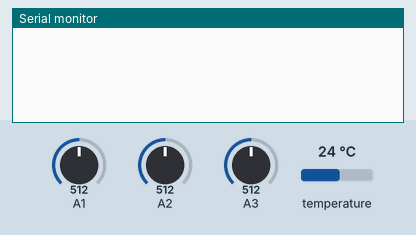
Recording of a sketch running on a simulated Arduino Uno, built with avr-gcc and run on an emulated ATmega328P. Shown: the last lines printed to the serial monitor. The inputs (shaded band) are chosen by the test bench; at power-on: A1 = 512, A2 = 512, A3 = 512, temperature 24 °C.

Above: at 2.2 s.
2.3 s: A1 set to 716
At 5.0 s:
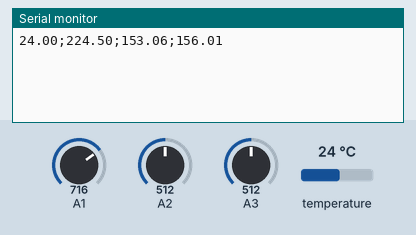
5.7 s: A2 set to 716
7.2 s: A3 set to 716
At 8.4 s:
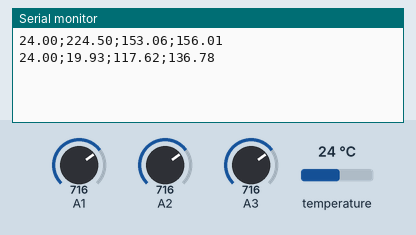
8.7 s: A1 set to 992
10.2 s: A2 set to 992
At 11.1 s:
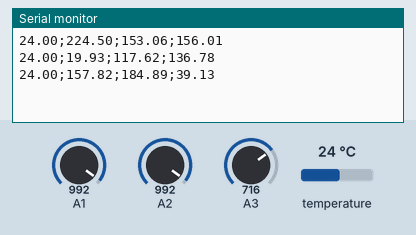
11.7 s: A3 set to 992
At 14.0 s:
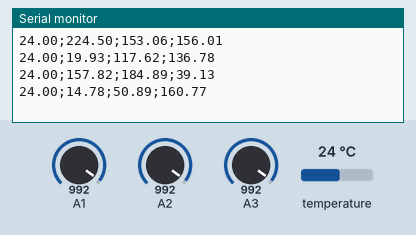
Timing chart, 0 to 14.2 s (numbered marks = the images above; inputs shaded):
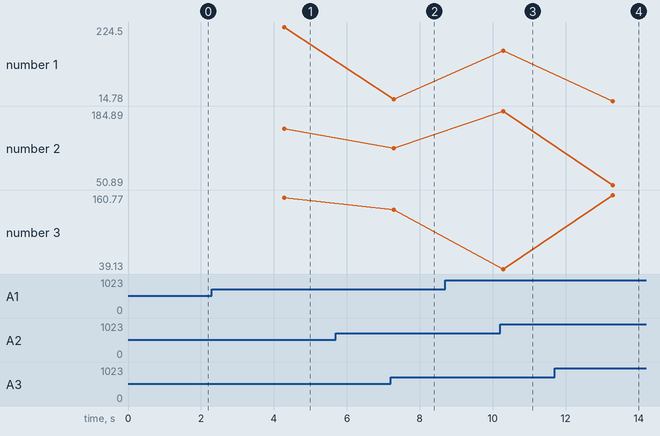

Measured:
- after the input at 2.3 s, the serial monitor: prints a new line after 2.0 s (image 1)
- after the input at 7.2 s, the serial monitor: prints a new line after 0.09 s (image 2)
- after the input at 10.2 s, the serial monitor: prints a new line after 0.09 s (image 3)
- after the input at 11.7 s, the serial monitor: prints a new line after 1.6 s (image 4)
- plotted number 2: 117.62 → 184.89 after the input at 10.2 s
- plotted number 3: 156.01 → 136.78 after the input at 7.2 s, 39.13 → 160.77 after the input at 11.7 s

The sketch:

DataCenterMonitor.ino
```cpp
#include <Filters.h>
#include <DallasTemperature.h>
#include <Wire.h>

#define ONE_WIRE_BUS A0 // Pin ADC Sensor de temperatura
#define STABLE_TIMES 5  // Tiempos para estabilización del sensor

/* Sensor de temperatura */
OneWire oneWire(ONE_WIRE_BUS);
DallasTemperature sensor(&oneWire);

float temperature = 0;
/********************************************************************/

/* Sensores de voltaje por cada una de las fases: R, S y T */
float testFrequency = 60;
float windowLength = 40.0/testFrequency;
float intercept = -0.04;
float slope = 0.0505;

int sensor_r = 0;
int sensor_s = 0;
int sensor_t = 0;

float voltage_r = 0;
float voltage_s = 0;
float voltage_t = 0;

int count = 5;  // Intentos hasta que cada sensor de voltaje estabilice


unsigned long printPeriod = 500; // Tasa de refresco (ms)
unsigned long previousMillis = 0;

// Leer Temperatura
float getTemperature(){
  sensor.requestTemperatures();
  return sensor.getTempCByIndex(0);
}

void setup() {
  Serial.begin(9600);
  //Serial.println("Calibrando ..."); Solo para depuración
  delay(1000);
  sensor.begin();
}


void loop() {
  count = STABLE_TIMES;
  temperature = getTemperature();
  RunningStatistics inputStats_r, inputStats_s, inputStats_t;
  inputStats_r.setWindowSecs( windowLength );
  inputStats_s.setWindowSecs( windowLength );
  inputStats_t.setWindowSecs( windowLength );

  while( true ) {
    sensor_r = analogRead(A1);
    sensor_s = analogRead(A2);
    sensor_t = analogRead(A3);
    inputStats_r.input(sensor_r);
    inputStats_s.input(sensor_s);
    inputStats_t.input(sensor_t);

    if((unsigned long)(millis() - previousMillis) >= printPeriod){
      previousMillis = millis();
      voltage_r = intercept + slope * inputStats_r.sigma();
      voltage_r = voltage_r * (40.3231) - 3;
      voltage_s = intercept + slope * inputStats_s.sigma();
      voltage_s = voltage_s * (40.3231) - 3;
      voltage_t = intercept + slope * inputStats_t.sigma();
      voltage_t = voltage_t * (40.3231);
      if(count == 0){
        Serial.print(temperature); Serial.print(";");
        Serial.print(voltage_r); Serial.print(";");
        Serial.print(voltage_s); Serial.print(";");
        Serial.print(voltage_t); Serial.println("\n");
        count = STABLE_TIMES;
      }
      else count --;
    }
  }
}
```
